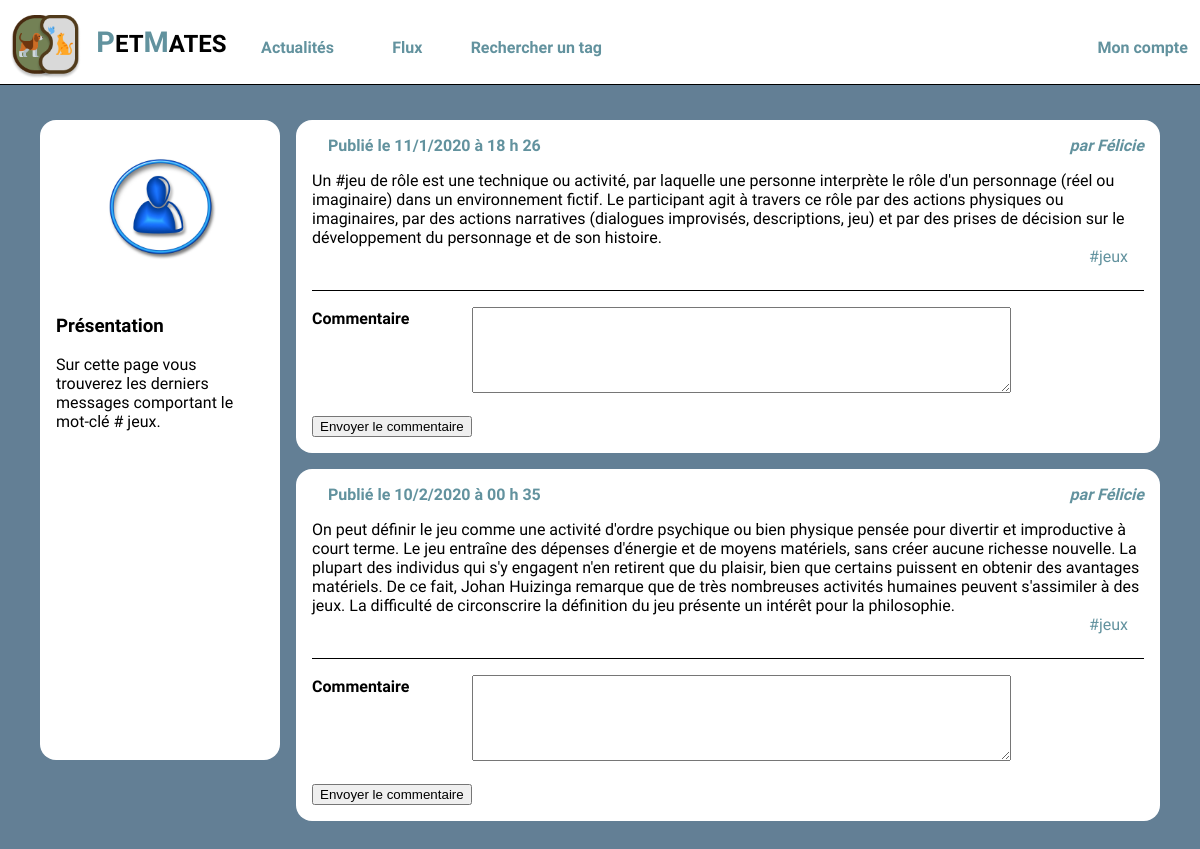
The app's page /tags.php?tag_id=8 (signed in), older data.
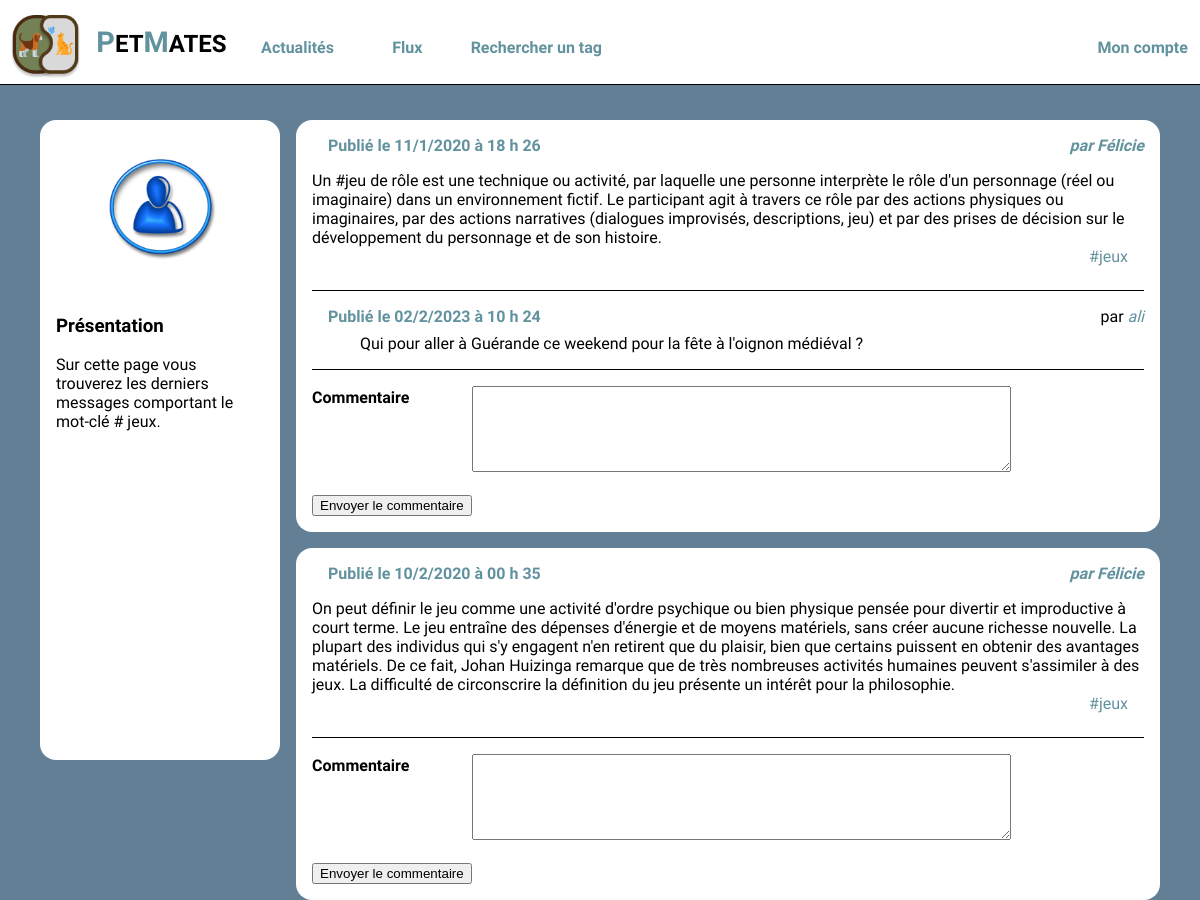
The same page, newer data.
### tables this page shows
CREATE TABLE `posts` (
  `id` int(10) UNSIGNED NOT NULL,
  `user_id` int(10) UNSIGNED NOT NULL,
  `content` text NOT NULL,
  `created` datetime NOT NULL,
  `parent_id` int(10) UNSIGNED DEFAULT NULL
);

CREATE TABLE `users` (
  `id` int(10) UNSIGNED NOT NULL,
  `email` varchar(255) NOT NULL,
  `password` varchar(255) NOT NULL,
  `alias` varchar(255) NOT NULL
);

CREATE TABLE `comments` (
  `id` int(10) NOT NULL,
  `id_post` int(11) UNSIGNED NOT NULL,
  `content` varchar(300) NOT NULL,
  `user_id` int(10) UNSIGNED NOT NULL,
  `created` datetime NOT NULL
);

### tags.php (the view, shortened to what the changed rows need)
<!doctype html>
<html lang="fr">
<head>
    <?php include_once('headmeta.php'); ?>
</head>
<body>
    <?php include_once('header.php'); ?>
    <?php include('connexion.php'); ?>
    <div id="wrapper">
        <?php
        $tagId = intval($_GET['tag_id']);
        ?>
        <main>
            <?php
            $laQuestionEnSql = "
                    SELECT posts.content,
                    posts.created,
                    posts.user_id,
                    posts.id,
                    users.alias as author_name,
                    count(likes.id) as like_number,
                    GROUP_CONCAT(DISTINCT tags.label) AS taglist
                    FROM posts_tags as filter
                    JOIN posts ON posts.id=filter.post_id
                    JOIN users ON users.id=posts.user_id
                    LEFT JOIN posts_tags ON posts.id = posts_tags.post_id
                    LEFT JOIN tags       ON posts_tags.tag_id  = tags.id
                    LEFT JOIN likes      ON likes.post_id  = posts.id
                    WHERE filter.tag_id = '$tagId'
                    GROUP BY posts.id
                    ORDER BY posts.created DESC
                    ";
            $lesInformations = $mysqli->query($laQuestionEnSql);
            while ($post = $lesInformations->fetch_assoc()) {
                $idDuPost = $post['id'];
                ?>
                <article>
                    <h3>
                        <time>
                            <?php
                            $stringDate = $post['created'];
                            $dateJourTiret = substr($stringDate, 0, 9);
                            $heureTiret = substr($stringDate, 11, -1);
                            list($year, $day, $month) = explode("-",$dateJourTiret);
                            list($hour, $minuts, $seconds) = explode(":", $heureTiret);
                            ?>
                            Publié le <?php echo $day."/".$month."/".$year ?> à <?php echo $hour ?> h <?php echo $minuts ?>
                        </time>
                    </h3>
                    <address>par <a href="wall.php?user_id=<?php echo $post['user_id'] ?>"><?php echo $post['author_name'] ?></a></address>
                    <div>
                        <?php echo $post['content'] ?>
                    </div>
                    <div class="tags">
                    <?php
                        $laQsurlesLabels = "
                                SELECT tags.label, posts_tags.tag_id
                                FROM tags
                                INNER JOIN posts_tags ON tags.id = posts_tags.tag_id
                                WHERE post_id = $idDuPost";
                        $listsTags = $mysqli->query($laQsurlesLabels);
                        while ($tags = $listsTags->fetch_assoc()) { ?>
                            <a href="tags.php?tag_id=<?php echo $tags['tag_id'] ?>">
                                <?php echo "#" . $tags['label'] ?>
                            </a>
                        <?php }?>
                    </div>
                    <div id="allcomments">
                        <?php
                        $requeteComment = "SELECT * FROM comments WHERE id_post = '$idDuPost';";
                        $infoComment = $mysqli->query($requeteComment);
                        while ($comment = $infoComment->fetch_assoc()) {
                            $requeteAlias = "SELECT alias FROM users WHERE id=".$comment['user_id'].";";
                            $infoAlias = $mysqli->query($requeteAlias);
                            $alias = $infoAlias->fetch_assoc();
                            ?>
                            <div id="wrappercomment">
                                <div id="begin">
                                    <h3>
                                        <time>
                                            <?php
                                            $stringDate = $comment['created'];
                                            $dateJourTiret = substr($stringDate, 0, 9);
                                            $heureTiret = substr($stringDate, 11, -1);
                                            list($year, $day, $month) = explode("-",$dateJourTiret);
                                            list($hour, $minuts, $seconds) = explode(":", $heureTiret);
                                            ?>
                                            Publié le <?php echo $day."/".$month."/".$year ?> à <?php echo $hour ?> h <?php echo $minuts ?>
                                        </time>
                                    </h3>
                                    <adress>par <a
                                            href="wall.php?user_id=<?php echo $comment['user_id'] ?>"><?php
                                               echo $alias['alias'] ?></a>
                                    </adress>
                                </div>
                                <div>
                                    <p>
                                        <?php echo $comment['content'] ?>
                                    </p>
                                </div>
                            </div>
                        <?php }
                        ?>
                    </div>
                    <form action="" method="post">
                        <dl>
                            <dt><label for='commentaire'>Commentaire</label></dt>
                            <dd><textarea id="textarea" name='commentaire'></textarea></dd>
                        </dl>
                        <button type='submit' name='postcomment' value='<?php echo $idDuPost ?>'>Envoyer le
                            commentaire</button>
                    </form>
                </article>
            <?php } ?>
        </main>
    </div>
</body>
</html>

Row changes from the older to the newer data that the page shows:
added comments: day "02", month "2", year "2023", hour "10", minuts "24", user.alias "ali", content "Qui pour aller à Guérande ce weekend pour la fête à l'oignon médiéval ?", shown under posts (number 1 of 2 on the later page)
